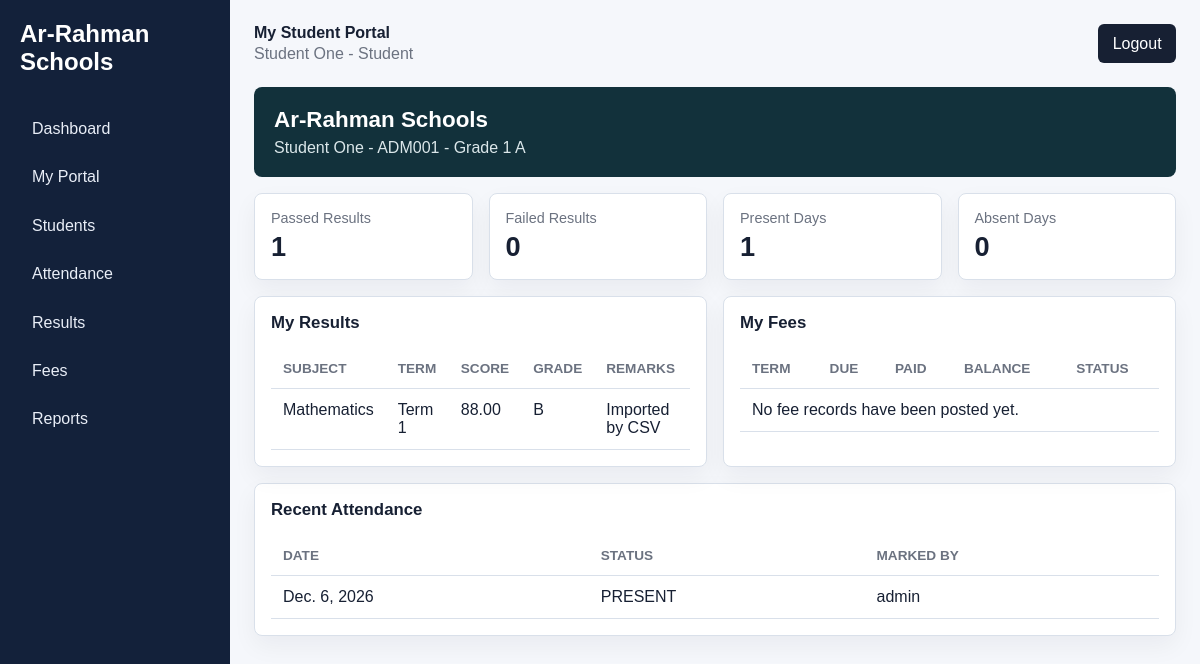
/portal/student/ (signed in), run on the app's committed database.
### accounts/models.py (models this page shows, shortened)
class User(AbstractUser):
    class Role(models.TextChoices):
        ADMIN = "ADMIN", "Admin"
        TEACHER = "TEACHER", "Teacher"
        STUDENT = "STUDENT", "Student"
    role = models.CharField(max_length=20, choices=Role.choices, default=Role.STUDENT)
    @property
    def is_admin_role(self):
        return self.role == self.Role.ADMIN or self.is_superuser
    @property
    def is_student_role(self):
        return self.role == self.Role.STUDENT

### academics/models.py (models this page shows, shortened)
class StudentProfile(models.Model):
    user = models.OneToOneField(settings.AUTH_USER_MODEL, on_delete=models.CASCADE, related_name="student_profile")
    admission_no = models.CharField(max_length=30, unique=True)
    school_class = models.ForeignKey(SchoolClass, on_delete=models.PROTECT, related_name="students")
    guardian_name = models.CharField(max_length=120)
    guardian_phone = models.CharField(max_length=30)
    date_of_birth = models.DateField(null=True, blank=True)
    address = models.TextField(blank=True)
    active = models.BooleanField(default=True)
    class Meta:
        ordering = ["school_class__name", "admission_no"]

class SchoolClass(models.Model):
    name = models.CharField(max_length=80, unique=True)
    section = models.CharField(max_length=20, blank=True)
    class Meta:
        ordering = ["name", "section"]
    def __str__(self):
        return f"{self.name} {self.section}".strip()

class GradeResult(models.Model):
    student = models.ForeignKey(StudentProfile, on_delete=models.CASCADE, related_name="results")
    subject = models.ForeignKey(Subject, on_delete=models.PROTECT, related_name="results")
    term = models.CharField(max_length=60)
    score = models.DecimalField(max_digits=5, decimal_places=2, validators=[MinValueValidator(0), MaxValueValidator(100)])
    remarks = models.CharField(max_length=255, blank=True)
    class Meta:
        unique_together = ("student", "subject", "term")
        ordering = ["student__admission_no", "term", "subject__name"]
    @property
    def letter_grade(self):
        score = float(self.score)
        if score >= 90:
            return "A"
        if score >= 80:
            return "B"
        if score >= 70:
            return "C"
        if score >= 60:
            return "D"
        return "F"

class Subject(models.Model):
    name = models.CharField(max_length=100)
    code = models.CharField(max_length=20, unique=True)
    school_class = models.ForeignKey(SchoolClass, on_delete=models.CASCADE, related_name="subjects")
    class Meta:
        ordering = ["school_class__name", "name"]

class Attendance(models.Model):
    class Status(models.TextChoices):
        PRESENT = "PRESENT", "Present"
        ABSENT = "ABSENT", "Absent"
        LATE = "LATE", "Late"
    student = models.ForeignKey(StudentProfile, on_delete=models.CASCADE, related_name="attendance")
    date = models.DateField()
    status = models.CharField(max_length=20, choices=Status.choices)
    marked_by = models.ForeignKey(settings.AUTH_USER_MODEL, on_delete=models.SET_NULL, null=True, blank=True)
    class Meta:
        unique_together = ("student", "date")
        ordering = ["-date", "student__admission_no"]

### academics/views.py (the view)
# urls.py: path("portal/student/", views.student_portal, name="student_portal"),
@login_required
def student_portal(request):
    require_permission(request.user.is_student_role and hasattr(request.user, "student_profile"))
    student = request.user.student_profile
    results_qs = GradeResult.objects.filter(student=student).select_related("subject")
    attendance_qs = Attendance.objects.filter(student=student).select_related("marked_by")
    fees_qs = FeePayment.objects.filter(student=student)
    context = {
        "student": student,
        "results": results_qs,
        "attendance": attendance_qs[:12],
        "fees": fees_qs,
        "passed": results_qs.filter(score__gte=60).count(),
        "failed": results_qs.filter(score__lt=60).count(),
        "present_count": attendance_qs.filter(status=Attendance.Status.PRESENT).count(),
        "absent_count": attendance_qs.filter(status=Attendance.Status.ABSENT).count(),
    }
    return render(request, "academics/student_portal.html", context)

### academics/views.py (called while the page is built)
def require_permission(allowed):
    if not allowed:
        raise PermissionDenied

### templates/academics/student_portal.html
{% extends "base.html" %}
{% block page_title %}My Student Portal{% endblock %}
{% block content %}
<section class="profile-band">
  <div>
    <h1>Ar-Rahman Schools</h1>
    <p>{{ student.user.get_full_name|default:student.user.username }} - {{ student.admission_no }} - {{ student.school_class }}</p>
  </div>
</section>
<section class="metrics">
  <article><span>Passed Results</span><strong>{{ passed }}</strong></article>
  <article><span>Failed Results</span><strong>{{ failed }}</strong></article>
  <article><span>Present Days</span><strong>{{ present_count }}</strong></article>
  <article><span>Absent Days</span><strong>{{ absent_count }}</strong></article>
</section>
<section class="grid-two">
  <div class="panel">
    <h2>My Results</h2>
    <table><tr><th>Subject</th><th>Term</th><th>Score</th><th>Grade</th><th>Remarks</th></tr>
      {% for result in results %}<tr><td>{{ result.subject.name }}</td><td>{{ result.term }}</td><td>{{ result.score }}</td><td>{{ result.letter_grade }}</td><td>{{ result.remarks }}</td></tr>{% empty %}<tr><td colspan="5">No results have been posted yet.</td></tr>{% endfor %}
    </table>
  </div>
  <div class="panel">
    <h2>My Fees</h2>
    <table><tr><th>Term</th><th>Due</th><th>Paid</th><th>Balance</th><th>Status</th></tr>
      {% for fee in fees %}<tr><td>{{ fee.term }}</td><td>{{ fee.amount_due }}</td><td>{{ fee.amount_paid }}</td><td>{{ fee.balance }}</td><td>{{ fee.status }}</td></tr>{% empty %}<tr><td colspan="5">No fee records have been posted yet.</td></tr>{% endfor %}
    </table>
  </div>
</section>
<section class="panel">
  <h2>Recent Attendance</h2>
  <table><tr><th>Date</th><th>Status</th><th>Marked By</th></tr>
    {% for item in attendance %}<tr><td>{{ item.date }}</td><td>{{ item.status }}</td><td>{{ item.marked_by|default:"-" }}</td></tr>{% empty %}<tr><td colspan="3">No attendance records have been posted yet.</td></tr>{% endfor %}
  </table>
</section>
{% endblock %}

### templates/base.html (shortened to what this page needs)
{% load static %}
<!doctype html>
<html lang="en">
<head>
  <link rel="stylesheet" href="{% static 'css/styles.css' %}">
</head>
<body>
  <aside class="sidebar">
    <div class="brand">Ar-Rahman Schools</div>
    <nav>
      <a href="{% url 'dashboard' %}">Dashboard</a>
      {% if user.is_student_role %}<a href="{% url 'student_portal' %}">My Portal</a>{% endif %}
      <a href="{% url 'students' %}">Students</a>
      <a href="{% url 'attendance' %}">Attendance</a>
      <a href="{% url 'results' %}">Results</a>
      <a href="{% url 'fees' %}">Fees</a>
      <a href="{% url 'reports' %}">Reports</a>
    </nav>
  </aside>
  <main class="main">
    <header class="topbar">
      <div>
        <strong>{% block page_title %}Dashboard{% endblock %}</strong>
        {% if user.is_authenticated %}<span>{{ user.get_full_name|default:user.username }} - {{ user.get_role_display }}</span>{% endif %}
      </div>
      {% if user.is_authenticated %}
        <form method="post" action="{% url 'logout' %}">{% csrf_token %}<button>Logout</button></form>
      {% endif %}
    </header>
    {% block content %}{% endblock %}
  </main>
</body>
</html>

### static/css/styles.css (style rules this page uses)
:root { --bg: #f5f7fb; --panel: #ffffff; --ink: #172033; --muted: #6b7280; --line: #d9e0ea; --brand: #126b68; --brand-dark: #0d4e4c; --accent: #b7422c; }
* { box-sizing: border-box; }
body { margin: 0; min-height: 100vh; display: flex; background: var(--bg); color: var(--ink); font-family: Arial, Helvetica, sans-serif; }
a { color: inherit; text-decoration: none; }
button, input, select, textarea { font: inherit; }
button { border: 0; border-radius: 6px; background: var(--ink); color: white; padding: 0.65rem 0.9rem; cursor: pointer; }
.sidebar { width: 230px; min-height: 100vh; background: #13213a; color: white; padding: 1.25rem; position: fixed; }
.brand { font-size: 1.5rem; font-weight: 800; margin-bottom: 2rem; }
.sidebar nav { display: grid; gap: 0.4rem; }
.sidebar a { border-radius: 6px; color: #e9eef7; padding: 0.75rem; }
.main { flex: 1; margin-left: 230px; padding: 1.5rem; }
.topbar { display: flex; justify-content: space-between; align-items: center; gap: 1rem; margin-bottom: 1.5rem; }
.topbar span { color: var(--muted); display: block; margin-top: 0.2rem; }
.metrics { display: grid; gap: 1rem; grid-template-columns: repeat(4, minmax(0, 1fr)); margin-bottom: 1rem; }
.metrics article, .panel, .login-panel { background: var(--panel); border: 1px solid var(--line); border-radius: 8px; box-shadow: 0 10px 25px rgba(17, 24, 39, 0.05); }
.metrics article { padding: 1rem; }
.metrics span { color: var(--muted); display: block; font-size: 0.9rem; }
.metrics strong { display: block; font-size: 1.7rem; margin-top: 0.35rem; }
.grid-two { display: grid; grid-template-columns: repeat(2, minmax(0, 1fr)); gap: 1rem; }
.panel { margin-bottom: 1rem; overflow: hidden; padding: 1rem; }
.panel h2 { font-size: 1.05rem; margin: 0 0 1rem; }
table { border-collapse: collapse; width: 100%; }
th, td { border-bottom: 1px solid var(--line); padding: 0.75rem; text-align: left; vertical-align: top; }
th { color: var(--muted); font-size: 0.85rem; text-transform: uppercase; }
.profile-band { background: #12313b; border-radius: 8px; color: white; margin-bottom: 1rem; padding: 1.25rem; }
.profile-band h1 { font-size: 1.4rem; margin: 0 0 0.35rem; }
.profile-band p { color: #dbe7ea; margin: 0; }

### data on the page
User: get_full_name "Student One", role "Student"
StudentProfile: user.get_full_name "Student One", admission_no "ADM001", school_class "Grade 1 A"
GradeResult: subject.name "Mathematics", term "Term 1", score "88.00", letter_grade "B", remarks "Imported by CSV"
Attendance: date "Dec. 6, 2026", status "PRESENT", marked_by "admin"

### other printed values
{{ passed }} "1"
{{ failed }} "0"
{{ present_count }} "1"
{{ absent_count }} "0"
